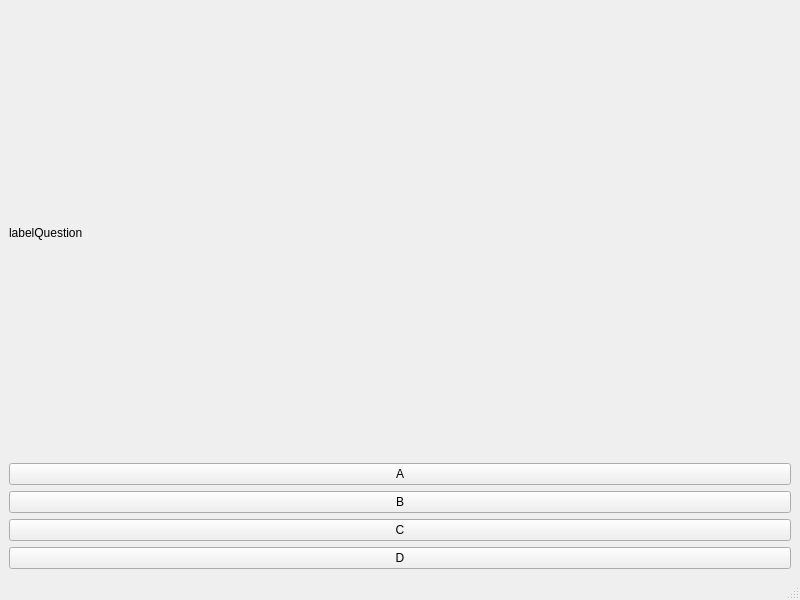
<?xml version="1.0" encoding="UTF-8"?>
<ui version="4.0">
 <class>MainWindow</class>
 <widget class="QMainWindow" name="MainWindow">
  <property name="geometry">
   <rect>
    <x>0</x>
    <y>0</y>
    <width>800</width>
    <height>600</height>
   </rect>
  </property>
  <property name="windowTitle">
   <string>MainWindow</string>
  </property>
  <widget class="QWidget" name="centralwidget">
   <layout class="QGridLayout" name="gridLayout">
    <item row="2" column="0">
     <widget class="QPushButton" name="pushButtonB">
      <property name="text">
       <string>B</string>
      </property>
     </widget>
    </item>
    <item row="1" column="0">
     <widget class="QPushButton" name="pushButtonA">
      <property name="text">
       <string>A</string>
      </property>
     </widget>
    </item>
    <item row="0" column="0">
     <widget class="QLabel" name="labelQuestion">
      <property name="text">
       <string>labelQuestion</string>
      </property>
     </widget>
    </item>
    <item row="3" column="0">
     <widget class="QPushButton" name="pushButtonC">
      <property name="text">
       <string>C</string>
      </property>
     </widget>
    </item>
    <item row="4" column="0">
     <widget class="QPushButton" name="pushButtonD">
      <property name="text">
       <string>D</string>
      </property>
     </widget>
    </item>
   </layout>
  </widget>
  <widget class="QStatusBar" name="statusbar"/>
 </widget>
 <resources/>
 <connections/>
</ui>
